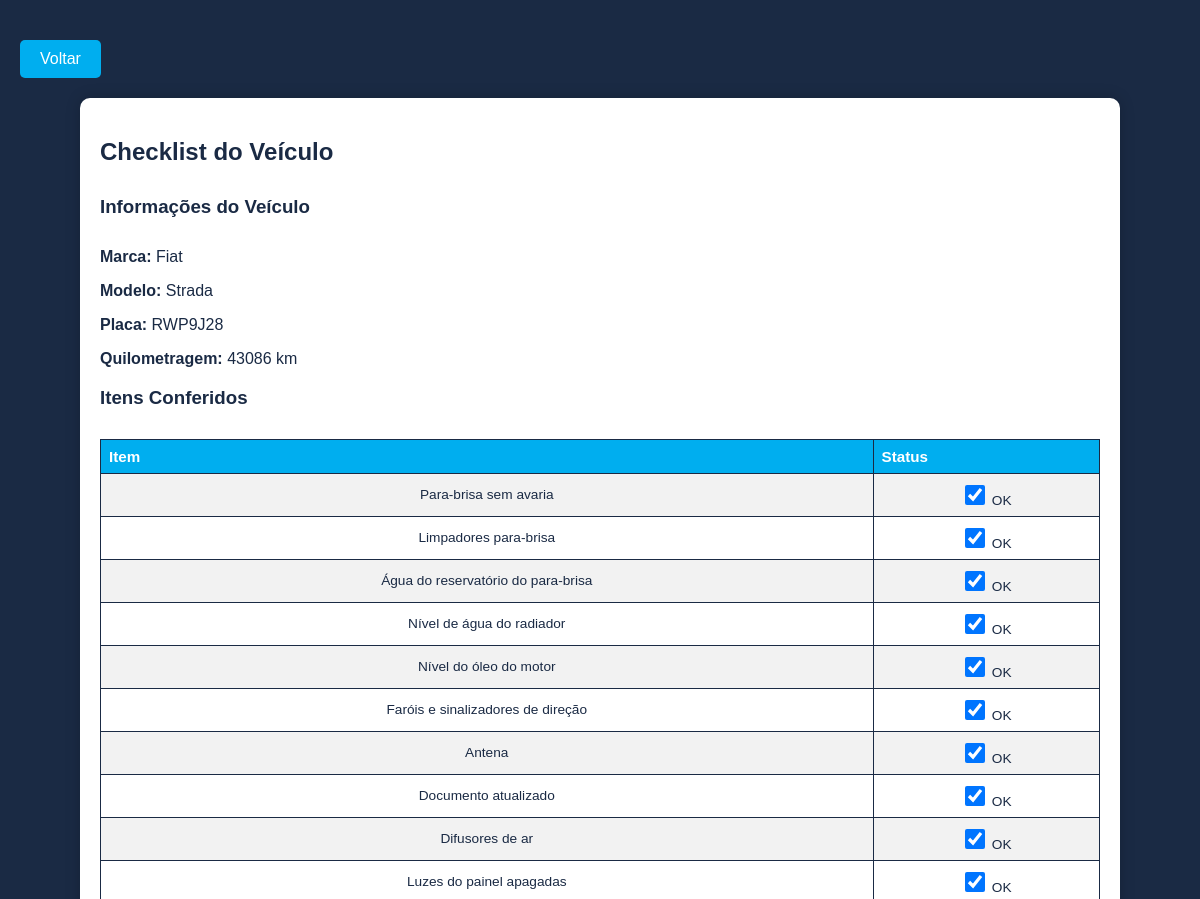
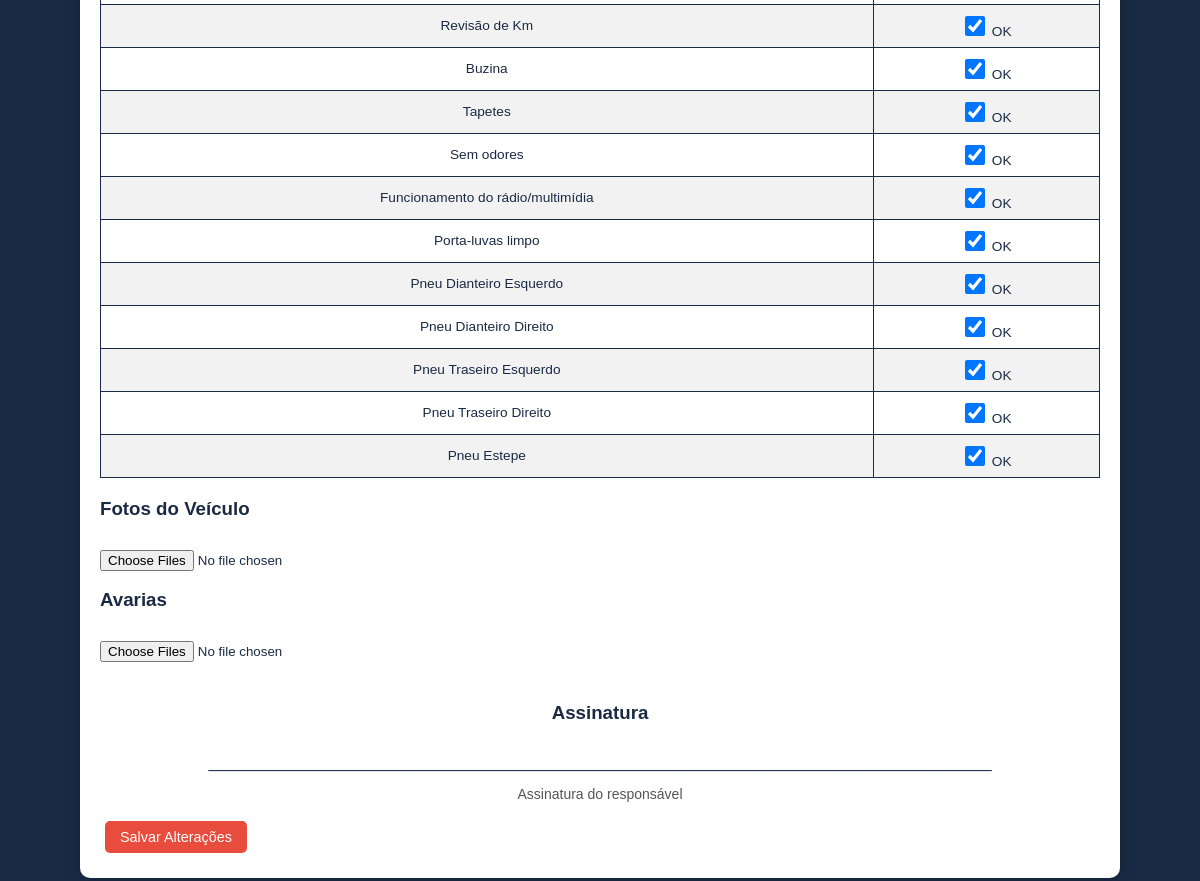
Page /menu/veiculos/infos-veiculo?id_veiculo=5 (signed in) on the committed database (2 pictures, top to bottom).
### tables this page shows
CREATE TABLE IF NOT EXISTS `veiculos` (
  `id_veiculo` int NOT NULL AUTO_INCREMENT,
  `nome` varchar(250) NOT NULL,
  `motorista` int DEFAULT NULL,
  `placa` varchar(10) NOT NULL,
  `km` int NOT NULL,
  `marca` varchar(100) DEFAULT NULL,
  `imagens` longblob,
  `avarias` longblob,
  PRIMARY KEY (`id_veiculo`),
  KEY `motorista` (`motorista`)
);

CREATE TABLE IF NOT EXISTS `veiculo_condicao` (
  `id_condicao` int NOT NULL AUTO_INCREMENT,
  `id_veiculo` int DEFAULT NULL,
  `item` varchar(255) DEFAULT NULL,
  `status` enum('OK','NOK') DEFAULT 'OK',
  PRIMARY KEY (`id_condicao`),
  KEY `id_veiculo` (`id_veiculo`)
);

### menu/veiculos/infos-veiculo/index.php (the view, shortened to what this page needs)
<?php
include '../../conn.php';
if (isset($_GET['id_veiculo'])) {
    $id_veiculo = $_GET['id_veiculo'];
    $query_veiculo = "SELECT * FROM veiculos WHERE id_veiculo = ?";
    $stmt_veiculo = $conn->prepare($query_veiculo);
    $stmt_veiculo->bind_param("i", $id_veiculo);
    $stmt_veiculo->execute();
    $result_veiculo = $stmt_veiculo->get_result();
    $veiculo = $result_veiculo->fetch_assoc();
    $query_condicoes = "SELECT * FROM veiculo_condicao WHERE id_veiculo = ?";
    $stmt_condicoes = $conn->prepare($query_condicoes);
    $stmt_condicoes->bind_param("i", $id_veiculo);
    $stmt_condicoes->execute();
    $result_condicoes = $stmt_condicoes->get_result();
} else {
    echo "ID do veículo não fornecido!";
    exit();
}
?>
<!DOCTYPE html>
<html lang="pt-BR">
<head>
    <link rel="stylesheet" href="style.css">
</head>
<body>
    <div class="back-button">
        <a href="..">Voltar</a>
    </div>
    <div class="container">
        <h2>Checklist do Veículo</h2>
        <div class="section">
            <h3>Informações do Veículo</h3>
            <p><strong>Marca:</strong> <?php echo $veiculo['marca']; ?></p>
            <p><strong>Modelo:</strong> <?php echo $veiculo['nome']; ?></p>
            <p><strong>Placa:</strong> <?php echo $veiculo['placa']; ?></p>
            <p><strong>Quilometragem:</strong> <?php echo $veiculo['km']; ?> km</p>
        </div>
        <form method="POST" enctype="multipart/form-data">
            <div class="section">
                <h3>Itens Conferidos</h3>
                <table class="table-style">
                    <tr>
                        <th>Item</th>
                        <th>Status</th>
                    </tr>
                    <?php while ($row = $result_condicoes->fetch_assoc()) { ?>
                        <tr>
                            <td><?php echo $row['item']; ?></td>
                            <td>
                                <label>
                                    <input type="checkbox" name="condicoes[<?= $row['id_condicao']; ?>]" value="on" <?= ($row['status'] == 'OK') ? 'checked' : ''; ?> />
                                    OK
                                </label>
                            </td>
                        </tr>
                    <?php } ?>
                </table>
            </div>
            <div class="section">
                <h3>Fotos do Veículo</h3>
                <div class="image-gallery">
                    <div class="image-button">
                        <input type="file" name="imagens[]" id="imagens" multiple />
                    </div>
                </div>
                <div class="section">
                    <h3>Avarias</h3>
                    <div class="image-gallery">
                        <div class="image-button">
                            <input type="file" name="avarias[]" id="avarias" multiple />
                        </div>
                    </div>
                </div>
                <div class="section" style="text-align: center; margin-top: 40px;">
                    <h3>Assinatura</h3>
                    <p style="margin-bottom: 5px;">________________________________________________________________________________________</p>
                    <p style="font-size: 14px; color: #555;">Assinatura do responsável</p>
                </div>
                <div class="section">
                    <div class="button-container">
                        <button type="submit">Salvar Alterações</button>
                    </div>
                </div>
        </form>
    </div>
</body>
</html>

### menu/veiculos/style.css (style rules this page uses)
.back-button { text-align: left; margin: 20px 0; }
table { width: 90%; margin: 20px auto; border-collapse: collapse; font-family: Arial, sans-serif; font-size: 0.95rem; }
table th, table td { padding: 12px 15px; border: 1px solid var(--primary-color); text-align: center; }
table tbody tr:nth-child(even) { background-color: var(--neutral-color); }
button { margin: 5px; padding: 8px 15px; font-size: 0.9rem; border-radius: var(--border-radius); border: none; cursor: pointer; transition: background-color 0.3s ease; }
form button { background-color: #e74c3c; color: white; }

### menu/styles.css (style rules this page uses)
body { background-color: var(--primary-color); font-family: var(--font-family); color: var(--secondary-color); margin: 0; padding: 20px; font-family: Arial, Helvetica, sans-serif; }
h1, h2, h3 { margin-bottom: 30px; }
button { background-color: var(--accent-color); color: var(--secondary-color); border: none; padding: 10px 20px; border-radius: var(--border-radius); cursor: pointer; font-size: 1em; transition: background-color 0.3s ease; }
.back-button { margin: 20px; }
.back-button a { background-color: var(--accent-color); color: var(--secondary-color); text-decoration: none; transition: background-color 0.2s, color 0.2s; font-weight: 500; font-size: 1rem; display: inline-block; padding: 10px 20px; border-radius: var(--border-radius); }
.back-button { margin: 20px 0; text-align: left; }
.container, .container-box { background-color: var(--secondary-color); color: var(--primary-color); padding: 20px; border-radius: var(--container-radius); box-shadow: var(--shadow); width: 90%; max-width: 1000px; margin: 0 auto; }
.table-style, table { width: 100%; border-collapse: collapse; background-color: var(--secondary-color); color: var(--primary-color); }
.table-style th, table th { background-color: var(--accent-color); color: var(--secondary-color); border: 1px solid var(--primary-color); padding: 8px; text-align: left; }
.table-style td { border: 1px solid var(--primary-color); padding: 8px; overflow-wrap: break-word; font-size: 0.9em; }
.table-style tr:nth-child(even), table tr:nth-child(even) { background-color: var(--neutral-color); }
input[type="checkbox"] { width: 20px; height: 20px; }

### menu/config.css (style rules this page uses)
:root { --primary-color: #1A2A44; --secondary-color: #FFFFFF; --accent-color: #00AEEF; --accent-hover-color: #008FCC; --neutral-color: #F2F2F2; --font-family: Arial, sans-serif; --border-radius: 5px; --container-radius: 10px; --shadow: 0 0 15px rgba(0, 0, 0, 0.2); }

### rows in the picture
veiculos: marca "Fiat", nome "Strada", placa "RWP9J28", km "43086"
veiculo_condicao: item "Para-brisa sem avaria", status "☑"
veiculo_condicao: item "Limpadores para-brisa", status "☑"
veiculo_condicao: item "Água do reservatório do para-brisa", status "☑"
veiculo_condicao: item "Nível de água do radiador", status "☑"
veiculo_condicao: item "Nível do óleo do motor", status "☑"
veiculo_condicao: item "Faróis e sinalizadores de direção", status "☑"
veiculo_condicao: item "Antena", status "☑"
veiculo_condicao: item "Documento atualizado", status "☑"
veiculo_condicao: item "Difusores de ar", status "☑"
veiculo_condicao: item "Luzes do painel apagadas", status "☑"
veiculo_condicao: item "Revisão de Km", status "☑"
veiculo_condicao: item "Buzina", status "☑"
veiculo_condicao: item "Tapetes", status "☑"
veiculo_condicao: item "Sem odores", status "☑"
veiculo_condicao: item "Funcionamento do rádio/multimídia", status "☑"
veiculo_condicao: item "Porta-luvas limpo", status "☑"
veiculo_condicao: item "Pneu Dianteiro Esquerdo", status "☑"
veiculo_condicao: item "Pneu Dianteiro Direito", status "☑"
veiculo_condicao: item "Pneu Traseiro Esquerdo", status "☑"
veiculo_condicao: item "Pneu Traseiro Direito", status "☑"
veiculo_condicao: item "Pneu Estepe", status "☑"
